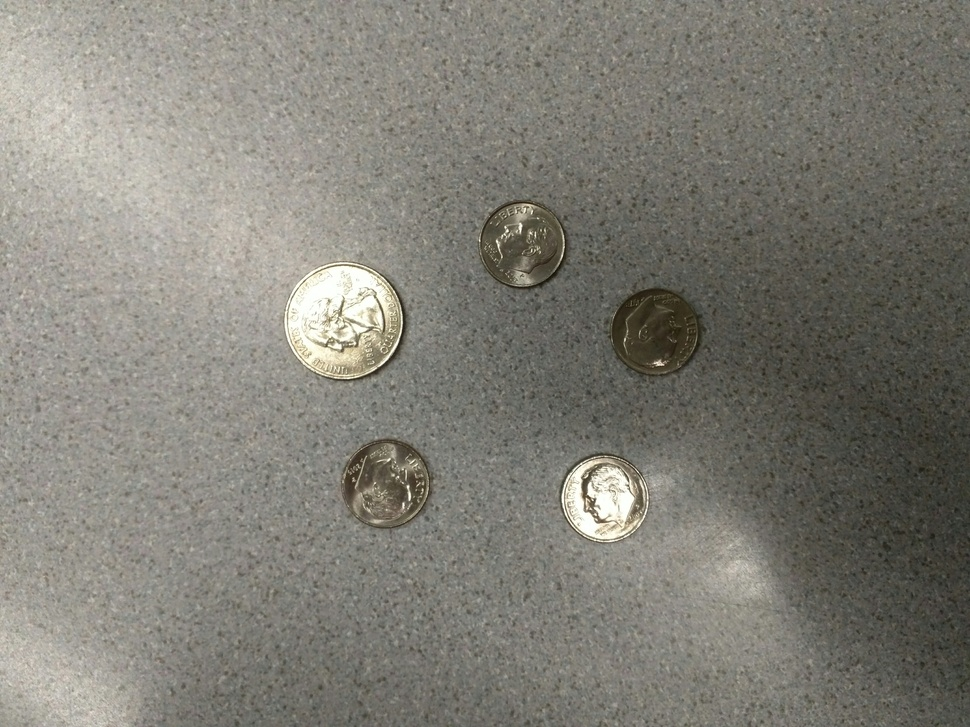
#> input picture python/darkCoins.jpg, 970 x 727 px, shrunk from 4160 x 3120 before the run
$ python color_histograms.py --image ../darkCoins.jpg
#> lines starting #> are read from the running program, lines starting #| are printed output that depends on the picture
from matplotlib import pyplot as plt
import numpy as np
import argparse
import cv2

ap = argparse.ArgumentParser()
ap.add_argument("-i", "--image", required = True,
        help = "Path to image")
args = vars(ap.parse_args())

image = cv2.imread(args["image"])
#> image is the input picture: shape (727, 970, 3); mean B, G, R 118, 126.5, 128.5
cv2.imshow("Original", image)
# Splits the color into it's different channels
chans = cv2.split(image)
# Defines a tuple of BGR colorspace
colors = ("b", "g", "r")
# Sets up plot
plt.figure()
plt.title("'Flattened' Color Histogram")
plt.xlabel("Bins")
plt.ylabel("# of Pixels")

# For loop
# For each channel and color in channels and colors
# create a histogram using that specific color for the line color
for (chan, color) in zip(chans, colors):
    hist = cv2.calcHist([chan], [0], None, [256], [0, 256])
    plt.plot(hist, color = color)
    plt.xlim([0, 256])
#> this loop made 3 passes
#> color on passes 1 to 3: 'b', 'g', 'r'
plt.savefig("hist.png")
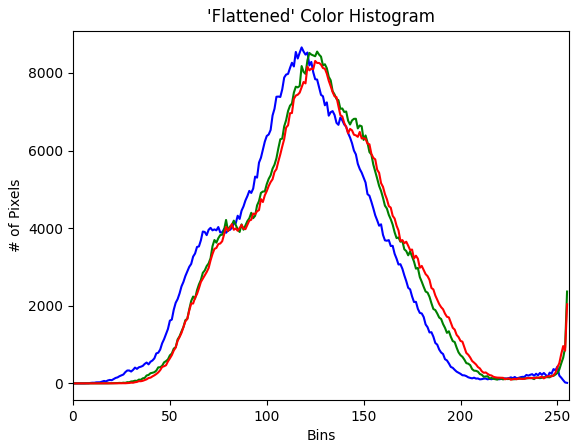
#> figure drawn by matplotlib, 1 panel; curve peaks at x = 118, y = 8658; curve peaks at x = 126, y = 8550; curve peaks at x = 125, y = 8309
plot = cv2.imread("hist.png")
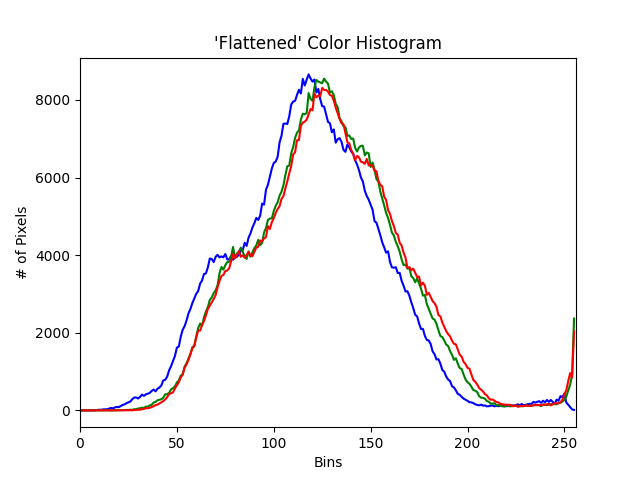
#> plot: shape (480, 640, 3); mean B, G, R 248.5, 247.5, 248.6
cv2.imshow("plot", plot)
cv2.waitKey(0)

fig = plt.figure()
ax = fig.add_subplot(131)
hist = cv2.calcHist([chans[1], chans[0]], [0, 1], None, [32, 32], [0, 256, 0, 256])
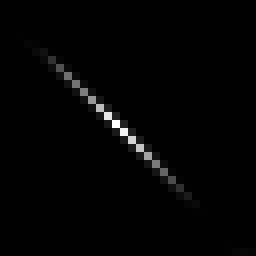
#> hist: shape (32, 32) float32 (shown 8 times larger); min 0, max 54140, mean 688.7; drawn with min black and max white
p = ax.imshow(hist, interpolation = "nearest")
ax.set_title("2D Color Histogram for G and B")
plt.colorbar(p)

ax = fig.add_subplot(132)
hist = cv2.calcHist([chans[1], chans[2]], [0, 1], None, [32, 32], [0, 256, 0, 256])
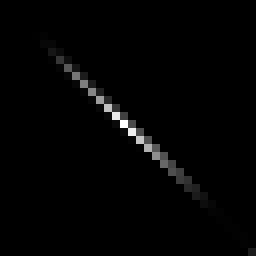
#> hist: shape (32, 32) float32 (shown 8 times larger); min 0, max 50257, mean 688.7; drawn with min black and max white
p = ax.imshow(hist, interpolation = "nearest")
ax.set_title("2D Color Histogram for G and R")
plt.colorbar(p)

ax = fig.add_subplot(133)
hist = cv2.calcHist([chans[0], chans[2]], [0, 1], None, [32, 32], [0, 256, 0, 256])
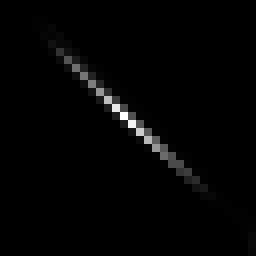
#> hist: shape (32, 32) float32 (shown 8 times larger); min 0, max 45910, mean 688.7; drawn with min black and max white
p = ax.imshow(hist, interpolation = "nearest")
ax.set_title("2D Color Histogram for B and R")
plt.colorbar(p)

plt.savefig("andHist.png")
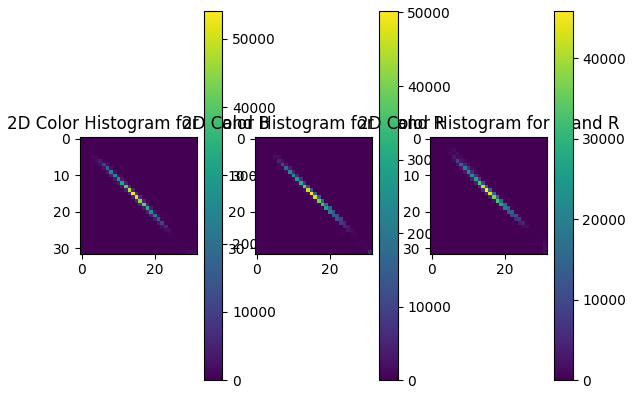
#> figure drawn by matplotlib, 6 panels
finalFig = cv2.imread("andHist.png")
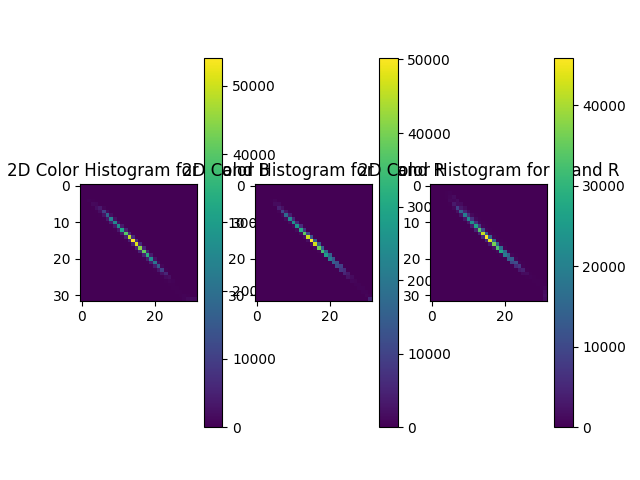
#> finalFig: shape (480, 640, 3); mean B, G, R 216, 207, 212
cv2.imshow("Cool ass histogram", finalFig)
cv2.waitKey(0)

print("2D histogram shape: ", hist.shape, " with ", hist.flatten().shape[0], " values")
#| 2D histogram shape:  (32, 32)  with  1024  values


hist = cv2.calcHist([image], [0, 1, 2], None, [8, 8, 8], [0, 256, 0, 256, 0, 256])
print("3D histogram shape ", hist.shape, " with ", hist.flatten().shape[0], " values")
#| 3D histogram shape  (8, 8, 8)  with  512  values

$ run again, on python/flashCoins.jpg
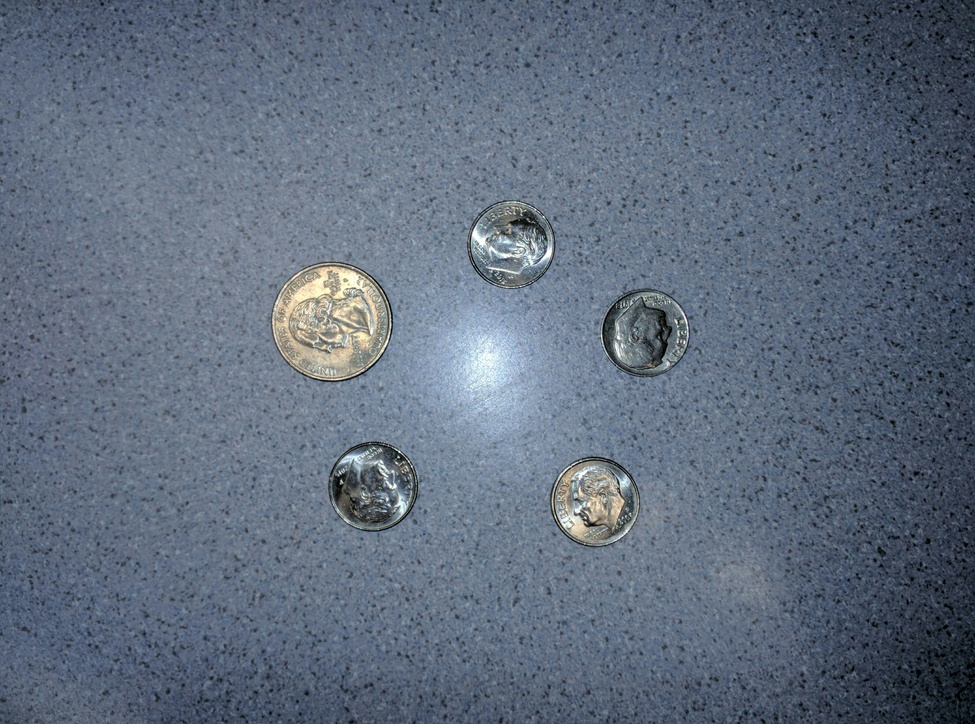
#> input picture python/flashCoins.jpg, 975 x 724 px, shrunk from 4160 x 3088 before the run
#> image is the input picture: shape (724, 975, 3); mean B, G, R 125.3, 108.5, 96.2
#> the loop `for (chan, color) in zip(chans, colors):` made 3 passes
#> color on passes 1 to 3: 'b', 'g', 'r'
#> `plot = cv2.imread("hist.png")`:
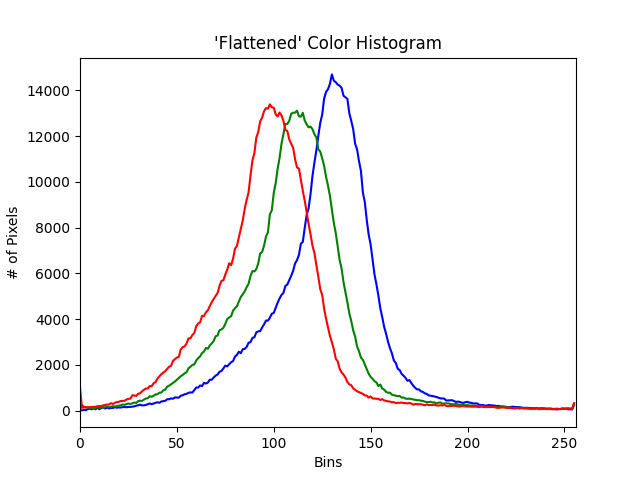
#> plot: shape (480, 640, 3); mean B, G, R 248.2, 247.4, 248.4
#> `finalFig = cv2.imread("andHist.png")`:
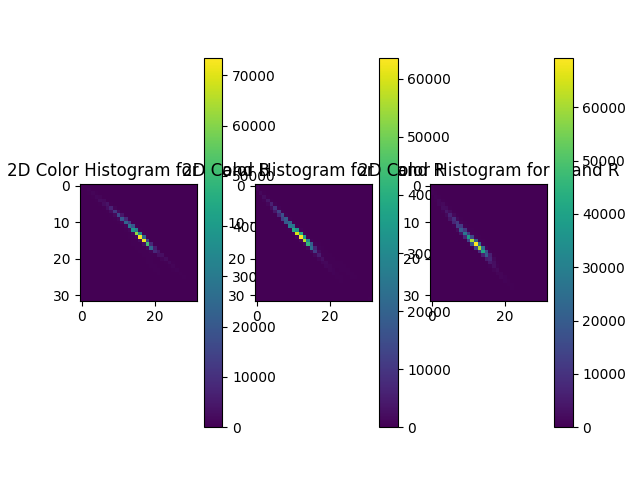
#> finalFig: shape (480, 640, 3); mean B, G, R 215.3, 206.3, 211.4
#| 2D histogram shape:  (32, 32)  with  1024  values
#| 3D histogram shape  (8, 8, 8)  with  512  values

$ run again, on python/sitting.jpg
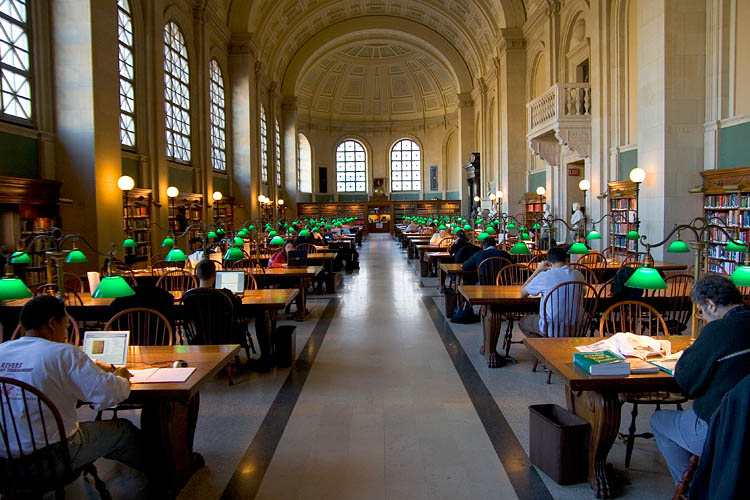
#> input picture python/sitting.jpg, 750 x 500 px
#> image is the input picture: shape (500, 750, 3); mean B, G, R 67.9, 83, 92.8
#> the loop `for (chan, color) in zip(chans, colors):` made 3 passes
#> color on passes 1 to 3: 'b', 'g', 'r'
#> `plot = cv2.imread("hist.png")`:
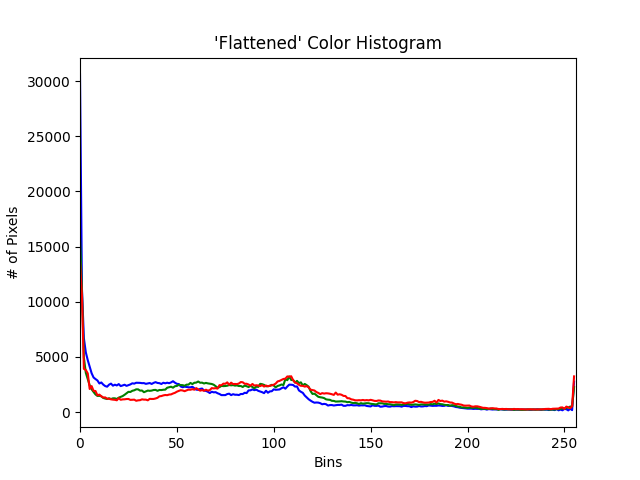
#> plot: shape (480, 640, 3); mean B, G, R 249.5, 249, 249.7
#> `finalFig = cv2.imread("andHist.png")`:
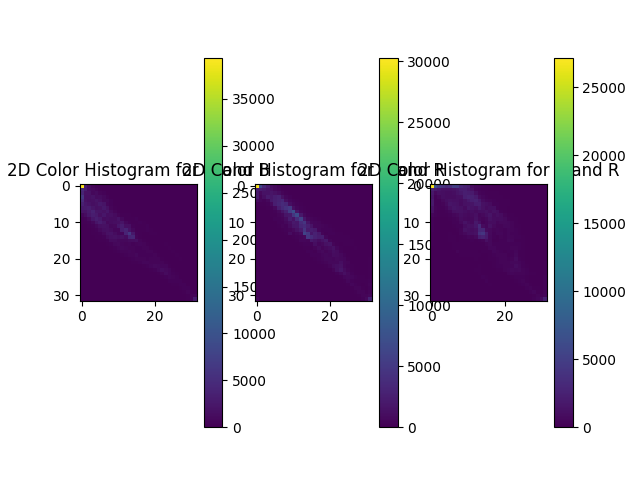
#> finalFig: shape (480, 640, 3); mean B, G, R 215.8, 206.6, 211.6
#| 2D histogram shape:  (32, 32)  with  1024  values
#| 3D histogram shape  (8, 8, 8)  with  512  values
